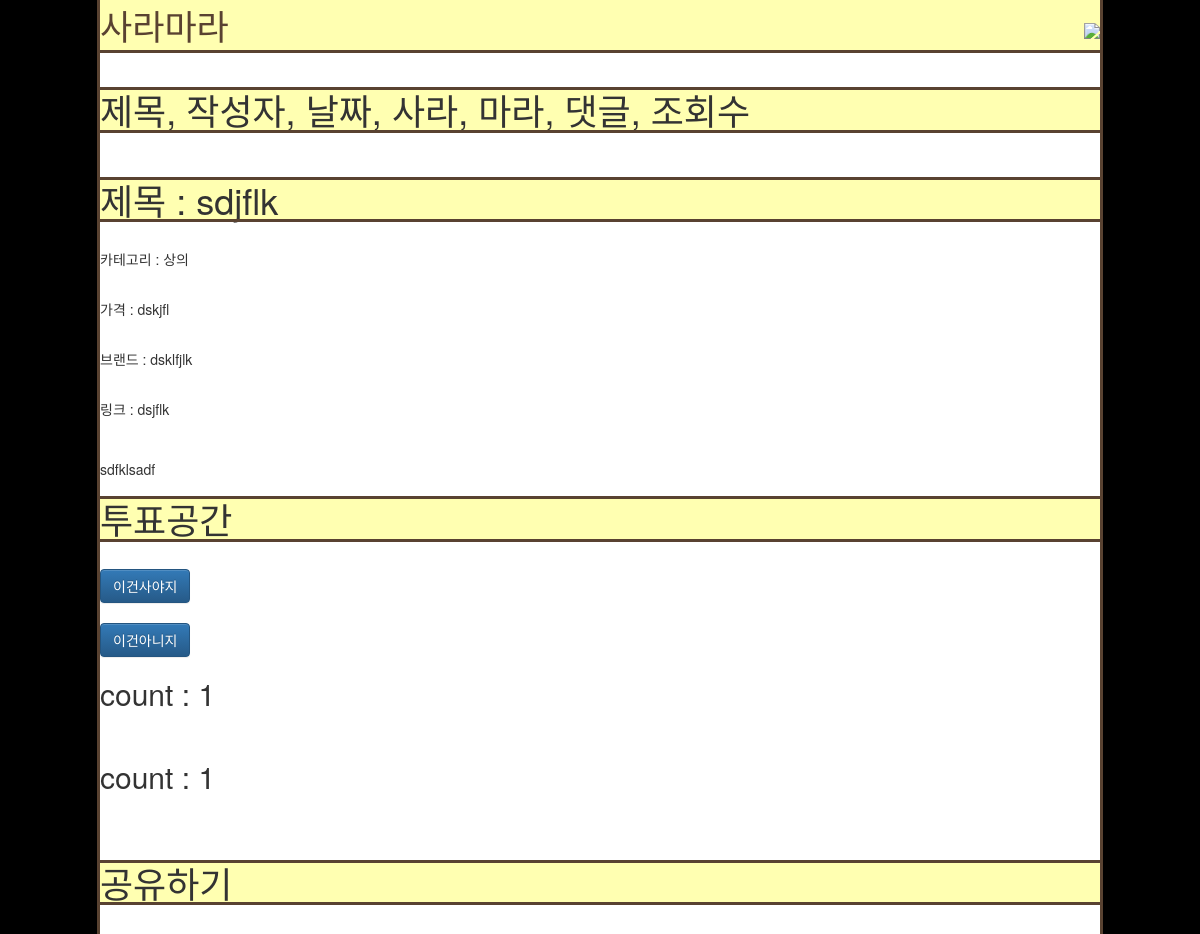
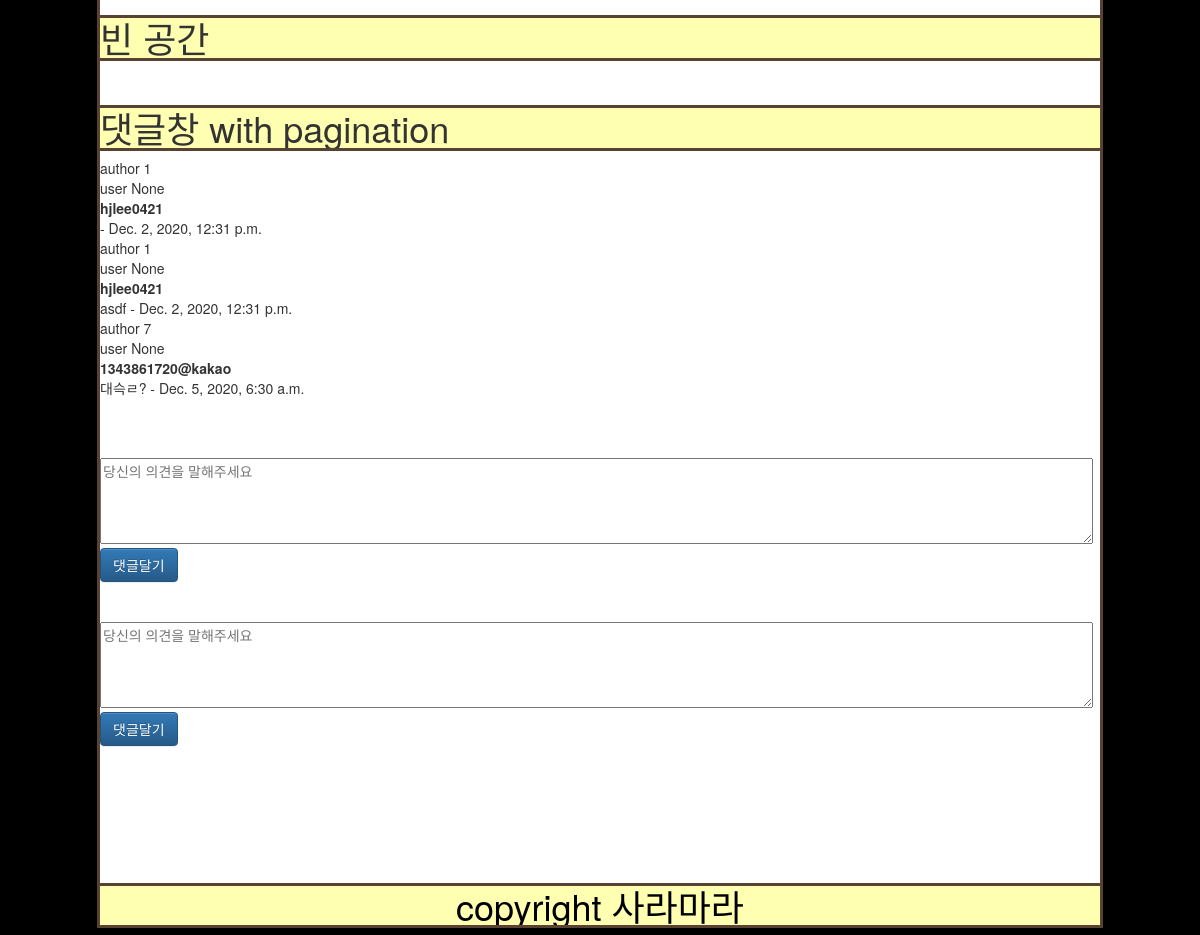
The page /80/ on the database as committed earlier (2 pictures, top to bottom).
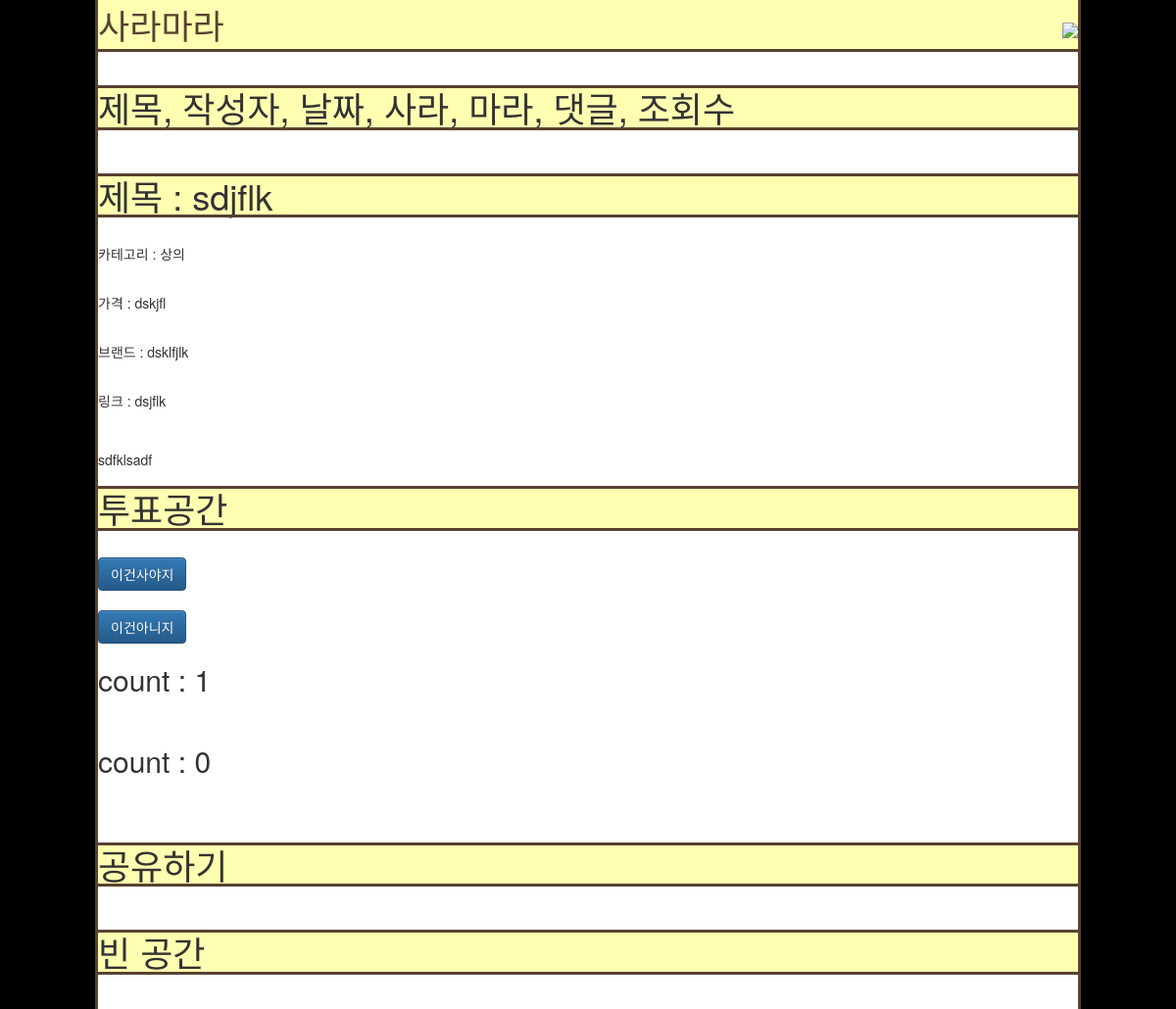
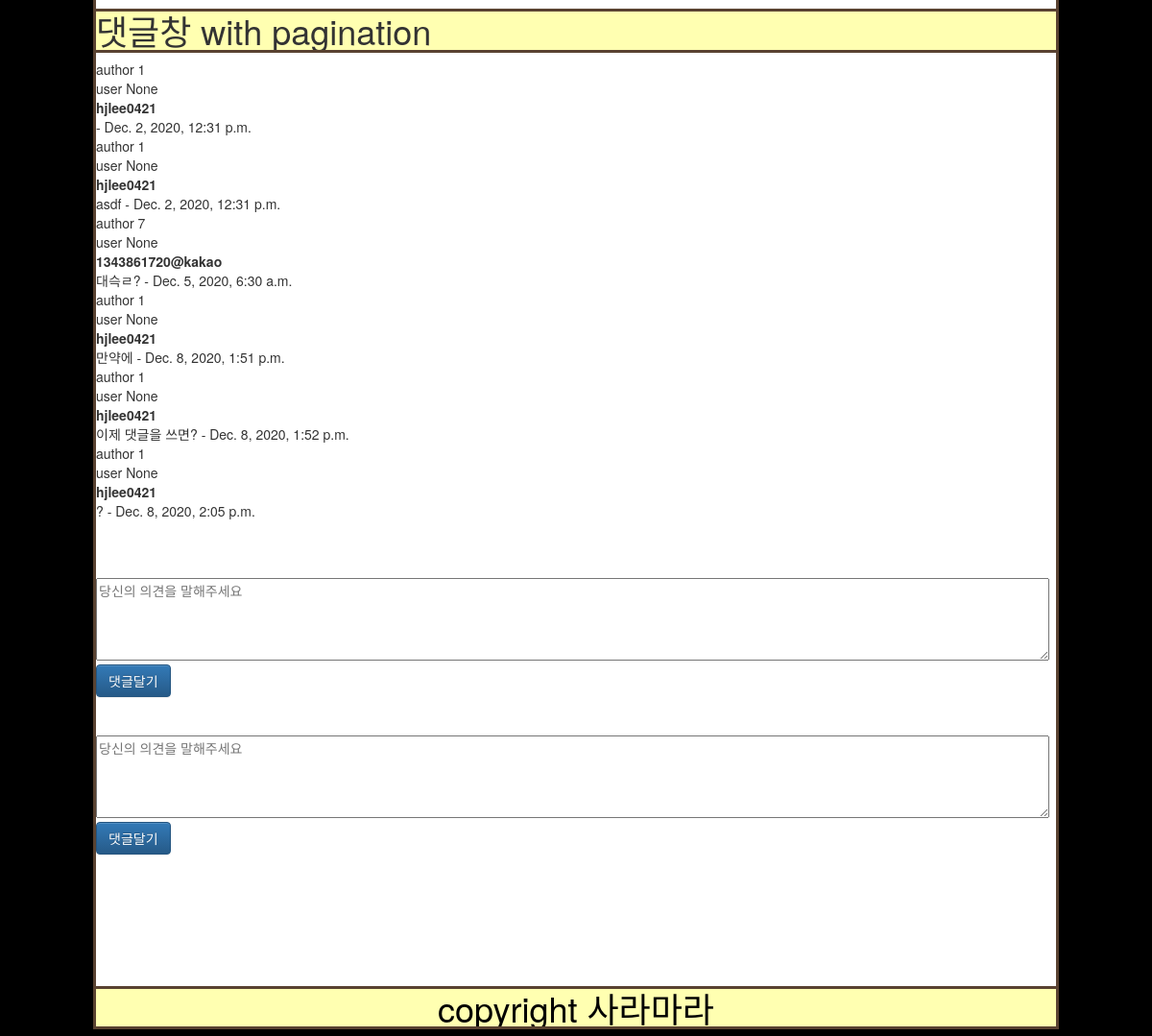
The same page on the database as committed later (2 pictures, top to bottom).
### posts/models.py (models this page shows, shortened)
class Post(models.Model):
    author = models.ForeignKey(
        settings.AUTH_USER_MODEL, on_delete=models.CASCADE)  # settings.py 에 AUTH_USER_MODEL 확인 추천!
    title = models.CharField(max_length=128)
    price = models.CharField(max_length=128, blank=True, null=True)
    brand = models.CharField(max_length=128, blank=True, null=True)
    link = models.CharField(
        max_length=128, blank=True, null=True)
    pub_date = models.DateTimeField(auto_now_add=True,
                                    verbose_name='date published')
    sara = models.TextField(blank=True, null=True)
    mara = models.TextField(blank=True, null=True)
    sara_cnt = models.IntegerField(default=0)
    mara_cnt = models.IntegerField(default=0)
    comment_cnt = models.IntegerField(default=0)
    view_cnt = models.IntegerField(default=0)
    ckcontent = RichTextUploadingField(blank=True, null=True)
    CATEGORY_CHOICES = (
        ('상의', '상의'),
        ('하의', '하의'),
        ('신발', '신발'),
        ('기타', '기타'),
    )
    category = models.CharField(
        max_length=128, choices=CATEGORY_CHOICES, default='상의', null=False)
    class Meta:
        ordering = ['-id']

class Comment(models.Model):
    post = models.ForeignKey(Post, on_delete=models.CASCADE)
    author = models.ForeignKey(
        settings.AUTH_USER_MODEL, on_delete=models.CASCADE)
    text = models.CharField(max_length=200)
    created_date = models.DateTimeField(default=timezone.now)
    class Meta:
        ordering = ['created_date']

class User(AbstractUser):
    kakao_unique_id = models.CharField(
        max_length=128, blank=True, null=True, default="")
    kakao_access_token = models.CharField(
        max_length=128, blank=True, null=True, default="")
    gender = models.CharField(
        max_length=128, blank=True, null=True, default="")
    email = models.EmailField(
        max_length=128, blank=True, null=True, default="")
    birthday = models.CharField(
        max_length=128, blank=True, null=True, default="0101")
    birthyear = models.CharField(
        max_length=128, blank=True, null=True, default=str(randint(1950, 2010)))

### posts/views.py (the view, shortened to what this page needs)
# urls.py: path('<int:pk>/', views.DetailView.as_view(), name='detail'),
class DetailView(generic.DetailView, View):
    model = Post
    form_class = PostForm
    def get(self, request, pk, *args, **kwargs):
        self.object = self.get_object()
        context = self.get_context_data(object=self.object)
        context['comment'] = self.object.comment_set.all()
        if len(request.GET):
            comment_input = request.GET["comment_input"]
            print(comment_input)
            user = request.user
            print(user)
            self.add_comment(user, comment_input)
        self.object.view_cnt = self.object.view_cnt + 1
        self.object.save()
        return render(request, 'posts/detail.html', context=context, content_type=None, status=None, using=None)

### posts/context_processors.py (called while the page is built)
def kakao_login_key(request):
    return {'javascript_sdk_key': str(secrets["kakao"]["javascript_key"])}

### posts/templates/posts/detail.html (shortened to what this page needs)
{% extends 'posts/base.html' %} {% block content %} {% load static %}
<br />
<div>
  <h1>제목, 작성자, 날짜, 사라, 마라, 댓글, 조회수</h1>
</div>
<br />
<div>
  <h1>제목 : {{ post.title }}</h1>
  <br />
  <p>카테고리 : {{ post.category }}</p>
  <br />
  <p>가격 : {{ post.price }}</p>
  <br />
  <p>브랜드 : {{ post.brand }}</p>
  <br />
  <p>링크 : {{ post.link }}</p>
  <br />
  <p>{{ post.ckcontent|safe }}</p>
  <h1>투표공간</h1>
  <br />
  {% if user.is_authenticated %}
  <form method="POST" action=".">
    {% csrf_token %}
    <input
      type="submit"
      name="sara_button"
      value="이건사야지"
      class="btn btn-primary"
    />
  </form>
  {% else %}
  <form method="POST" action="{% url 'posts:signin' %}">
    <input
      type="submit"
      name="sara_button"
      value="이건사야지"
      class="btn btn-primary"
    />
  </form>
  {% endif %}
  <br />
  {% if user.is_authenticated %}
  <form method="POST" action=".">
    {% csrf_token %}
    <input
      type="submit"
      name="mara_button"
      value="이건아니지"
      class="btn btn-primary"
    />
  </form>
  {% else %}
  <form method="POST" action="{% url 'posts:signin' %}">
    <input
      type="submit"
      name="sara_button"
      value="이건아니지"
      class="btn btn-primary"
    />
  </form>
  {% endif %}
  <h2>count : {{ post.sara_cnt }}</h2>
  <br />
  <h2>count : {{ post.mara_cnt }}</h2>
  <br />
  <br />
  <h1>공유하기</h1>
</div>
<br />
<div>
  <h1>빈 공간</h1>
</div>
<br />
<div>
  <h1>댓글창 with pagination</h1>
  {% for element in comment %} author {{element.author.id}} <br />
  user {{user.id}} <br />
  <strong>{{element.author}}</strong> <br />
  {{element.text}} - {{element.created_date}} <br />
   {% empty %}
  <p>No comments here yet :(</p>
  {% endfor %}
  <br />
  <br />
  <br />
  {% if user.is_authenticated %}
  <h1>댓글작성창</h1>
  <form method="POST" action=".">
    {% csrf_token %}
    <textarea
      rows="4"
      cols="130"
      name="add_comment"
      placeholder="당신의 의견을 말해주세요"
    ></textarea>
    <br />
    <input
      type="submit"
      name="add_comment_button"
      value="댓글달기"
      class="btn btn-primary"
    />
  </form>
  {% else %}
  <form method="POST" action="{% url 'posts:signin' %}">
    <textarea
      id="comment_input"
      rows="4"
      cols="130"
      name="add_comment"
      placeholder="당신의 의견을 말해주세요"
    ></textarea>
    <br />
    <input
      id="add_comment_button"
      type="submit"
      name="add_comment_button"
      value="댓글달기"
      class="btn btn-primary"
    />
  </form>
  {% endif %}
  <br />
  <br />
  <textarea
    id="comment_input"
    rows="4"
    cols="130"
    name="add_comment"
    placeholder="당신의 의견을 말해주세요"
  ></textarea>
  <br />
  <input
    id="add_comment_button"
    type="submit"
    name="add_comment_button"
    value="댓글달기"
    class="btn btn-primary"
  />
  <br />
  <br />
  <br />
  <br />
  <br />
  <br />
  <br />
</div>
{% endblock %}

Rows that differ between the two databases and show on the page:
changed Post "sdjflk": mara_cnt "1" → "0"
added Comment: author.id "1", id "None", author "hjlee0421", text "만약에", created_date "Dec. 8, 2020, 1:51 p.m."
added Comment: author.id "1", id "None", author "hjlee0421", text "이제 댓글을 쓰면?", created_date "Dec. 8, 2020, 1:52 p.m."
added Comment: author.id "1", id "None", author "hjlee0421", text "?", created_date "Dec. 8, 2020, 2:05 p.m."
